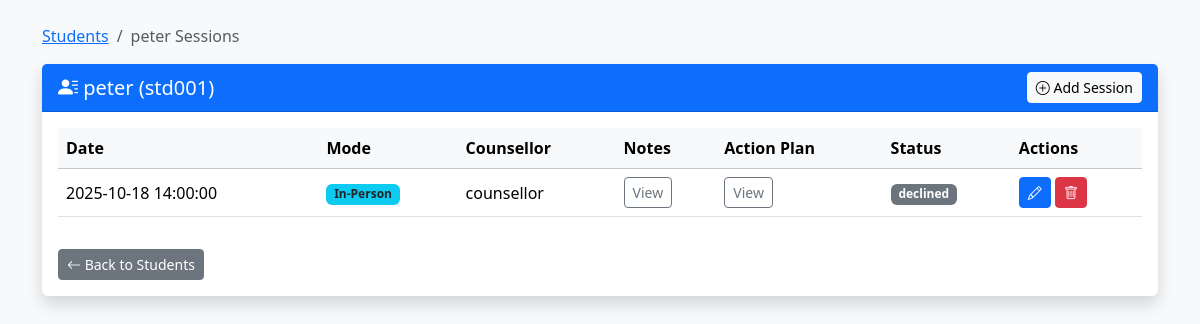
Page /sessions.php?student_id=10 on the committed database.
### tables this page shows
CREATE TABLE `users` (
  `id` int(10) UNSIGNED NOT NULL,
  `reg_no` varchar(50) DEFAULT NULL,
  `name` varchar(150) NOT NULL,
  `email` varchar(150) NOT NULL,
  `profile_pic` varchar(255) DEFAULT NULL,
  `password_hash` varchar(255) NOT NULL,
  `role` varchar(20) NOT NULL DEFAULT 'student',
  `status` varchar(20) NOT NULL DEFAULT 'pending',
  `created_at` timestamp NOT NULL DEFAULT current_timestamp()
);

CREATE TABLE `sessions` (
  `id` int(10) UNSIGNED NOT NULL,
  `student_id` int(10) UNSIGNED NOT NULL,
  `counsellor_id` int(10) UNSIGNED NOT NULL,
  `session_date` datetime NOT NULL,
  `mode` varchar(50) DEFAULT NULL,
  `notes` text DEFAULT NULL,
  `action_plan` text DEFAULT NULL,
  `status` varchar(50) DEFAULT 'Pending',
  `created_at` datetime DEFAULT current_timestamp(),
  `updated_at` datetime DEFAULT current_timestamp() ON UPDATE current_timestamp()
);

### sessions.php (the view, shortened to what this page needs)
<?php
require 'db.php';
$student_id = intval($_GET['student_id']);
try {
    $stmt = $pdo->prepare("SELECT id, reg_no, name FROM users WHERE id = ?");
    $stmt->execute([$student_id]);
    $student = $stmt->fetch(PDO::FETCH_ASSOC);
    $stmt = $pdo->prepare("SELECT s.id, s.session_date, s.mode, s.notes, s.action_plan, s.status,
                                  u.name AS counsellor_name
                           FROM sessions s
                           JOIN users u ON s.counsellor_id = u.id
                           WHERE s.student_id = ?
                           ORDER BY s.session_date DESC");
    $stmt->execute([$student_id]);
    $sessions = $stmt->fetchAll(PDO::FETCH_ASSOC);
} catch (PDOException $e) {
    die("Error fetching sessions: " . $e->getMessage());
}
?>
<!DOCTYPE html>
<html lang="en">
<head>
    <link href="https://cdn.jsdelivr.net/npm/bootstrap@5.3.3/dist/css/bootstrap.min.css" rel="stylesheet">
    <link href="https://cdn.jsdelivr.net/npm/bootstrap-icons@1.11.3/font/bootstrap-icons.css" rel="stylesheet">
</head>
<body class="bg-light">
<div class="container mt-4">
    <nav aria-label="breadcrumb">
        <ol class="breadcrumb">
            <li class="breadcrumb-item"><a href="students.php">Students</a></li>
            <li class="breadcrumb-item active" aria-current="page"><?= htmlspecialchars($student['name']) ?> Sessions</li>
        </ol>
    </nav>
    <div class="card shadow border-0">
        <div class="card-header bg-primary text-white d-flex justify-content-between align-items-center">
            <h5 class="mb-0">
                <i class="bi bi-person-lines-fill"></i>
                <?= htmlspecialchars($student['name']) ?> (<?= htmlspecialchars($student['reg_no']) ?>)
            </h5>
            <a href="add_session.php?student_id=<?= $student['id'] ?>" class="btn btn-light btn-sm">
                <i class="bi bi-plus-circle"></i> Add Session
            </a>
        </div>
        <div class="card-body">
            <?php if (empty($sessions)): ?>
                <div class="alert alert-info">
                    <i class="bi bi-info-circle"></i> No sessions found for this student.
                </div>
            <?php else: ?>
                <div class="table-responsive">
                    <table class="table align-middle table-hover">
                        <thead class="table-light">
                            <tr>
                                <th>Date</th>
                                <th>Mode</th>
                                <th>Counsellor</th>
                                <th>Notes</th>
                                <th>Action Plan</th>
                                <th>Status</th>
                                <th>Actions</th>
                            </tr>
                        </thead>
                        <tbody>
                            <?php foreach ($sessions as $s): ?>
                                <tr>
                                    <td><?= htmlspecialchars($s['session_date']) ?></td>
                                    <td><span class="badge bg-info text-dark"><?= htmlspecialchars($s['mode']) ?></span></td>
                                    <td><?= htmlspecialchars($s['counsellor_name']) ?></td>
                                    <td>
                                        <button class="btn btn-sm btn-outline-secondary"
                                                type="button"
                                                data-bs-toggle="collapse"
                                                data-bs-target="#notes<?= $s['id'] ?>">
                                            View
                                        </button>
                                    </td>
                                    <td>
                                        <button class="btn btn-sm btn-outline-secondary"
                                                type="button"
                                                data-bs-toggle="collapse"
                                                data-bs-target="#plan<?= $s['id'] ?>">
                                            View
                                        </button>
                                    </td>
                                    <td>
                                        <?php
                                            $badgeClass = match ($s['status']) {
                                                'Completed' => 'bg-success',
                                                'Pending'   => 'bg-warning text-dark',
                                                'Cancelled' => 'bg-danger',
                                                default     => 'bg-secondary'
                                            };
                                        ?>
                                        <span class="badge <?= $badgeClass ?>">
                                            <?= htmlspecialchars($s['status']) ?>
                                        </span>
                                    </td>
                                    <td>
                                        <a href="edit_session.php?id=<?= $s['id'] ?>&student_id=<?= $student['id'] ?>"
                                           class="btn btn-sm btn-primary">
                                           <i class="bi bi-pencil"></i>
                                        </a>
                                        <a href="delete_session.php?id=<?= $s['id'] ?>&student_id=<?= $student['id'] ?>"
                                           class="btn btn-sm btn-danger"
                                           onclick="return confirm('Are you sure you want to delete this session?')">
                                           <i class="bi bi-trash"></i>
                                        </a>
                                    </td>
                                </tr>
                            <?php endforeach; ?>
                        </tbody>
                    </table>
                </div>
            <?php endif; ?>
            <a href="students.php" class="btn btn-secondary btn-sm mt-3">
                <i class="bi bi-arrow-left"></i> Back to Students
            </a>
        </div>
    </div>
</div>
</body>
</html>

### rows in the picture
users: name "peter", reg_no "std001"
sessions: session_date "2025-10-18 14:00:00", mode "In-Person", counsellor.name "counsellor", status "declined"
